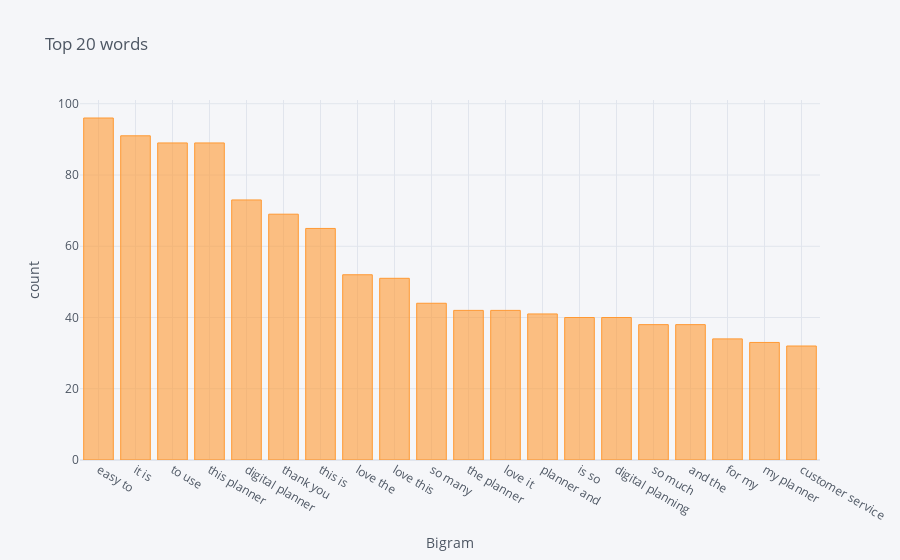

Notebook cell for this chart:
### Code cell
bigram_words = get_top_n_words_bigram(df["reviews"], 20)
df2 = pd.DataFrame(bigram_words, columns=["Bigram", "Frequency"])
df2 = df2.set_index("Bigram")
df2.iplot(kind="bar", xTitle="Bigram", yTitle="count", title="Top 20 words")

### Figure 1 — Plotly figure (JSON) as saved in the notebook; plotly's stock layout.template omitted (floating-point values rounded to 4 significant figures)
{"data": [{"marker": {"color": "rgba(255, 153, 51, 0.6)", "line": {"color": "rgba(255, 153, 51, 1.0)", "width": 1}}, "name": "Frequency", "orientation": "v", "text": "", "type": "bar", "x": ["easy to", "it is", "to use", "this planner", "digital planner", "thank you", "this is", "love the", "love this", "so many", "the planner", "love it", "planner and", "is so", "digital planning", "so much", "and the", "for my", "my planner", "customer service"], "y": [96, 91, 89, 89, 73, 69, 65, 52, 51, 44, 42, 42, 41, 40, 40, 38, 38, 34, 33, 32]}], "layout": {"legend": {"bgcolor": "#F5F6F9", "font": {"color": "#4D5663"}}, "paper_bgcolor": "#F5F6F9", "plot_bgcolor": "#F5F6F9", "title": {"font": {"color": "#4D5663"}, "text": "Top 20 words"}, "xaxis": {"gridcolor": "#E1E5ED", "showgrid": true, "tickfont": {"color": "#4D5663"}, "title": {"font": {"color": "#4D5663"}, "text": "Bigram"}, "zerolinecolor": "#E1E5ED"}, "yaxis": {"gridcolor": "#E1E5ED", "showgrid": true, "tickfont": {"color": "#4D5663"}, "title": {"font": {"color": "#4D5663"}, "text": "count"}, "zerolinecolor": "#E1E5ED"}}}
